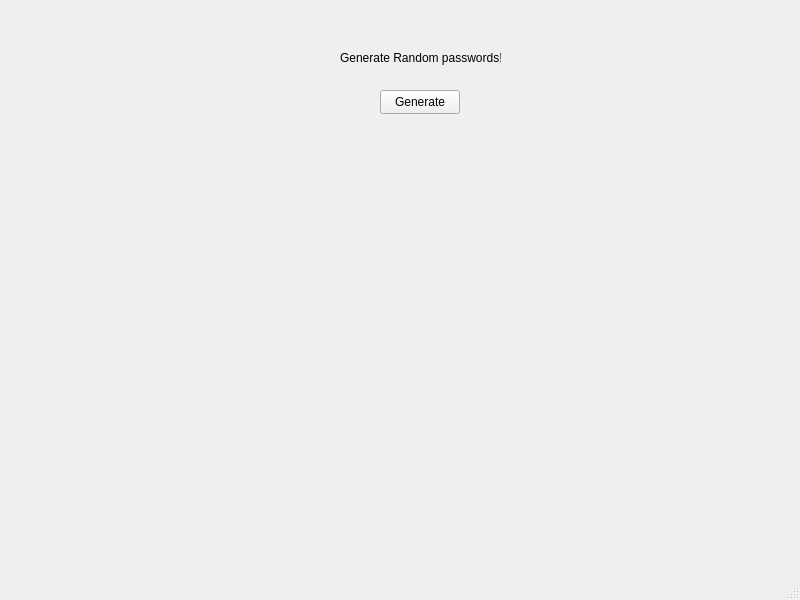
<?xml version="1.0" encoding="UTF-8"?>
<ui version="4.0">
 <class>MainWindow</class>
 <widget class="QMainWindow" name="MainWindow">
  <property name="geometry">
   <rect>
    <x>0</x>
    <y>0</y>
    <width>800</width>
    <height>600</height>
   </rect>
  </property>
  <property name="windowTitle">
   <string>MainWindow</string>
  </property>
  <widget class="QWidget" name="centralwidget">
   <widget class="QPushButton" name="pushButton">
    <property name="geometry">
     <rect>
      <x>380</x>
      <y>90</y>
      <width>80</width>
      <height>24</height>
     </rect>
    </property>
    <property name="text">
     <string>Generate</string>
    </property>
   </widget>
   <widget class="QLabel" name="label">
    <property name="geometry">
     <rect>
      <x>340</x>
      <y>50</y>
      <width>161</width>
      <height>16</height>
     </rect>
    </property>
    <property name="text">
     <string>Generate Random passwords!</string>
    </property>
   </widget>
   <widget class="QLabel" name="label_2">
    <property name="geometry">
     <rect>
      <x>290</x>
      <y>230</y>
      <width>271</width>
      <height>71</height>
     </rect>
    </property>
    <property name="text">
     <string/>
    </property>
   </widget>
  </widget>
  <widget class="QMenuBar" name="menubar">
   <property name="geometry">
    <rect>
     <x>0</x>
     <y>0</y>
     <width>800</width>
     <height>21</height>
    </rect>
   </property>
  </widget>
  <widget class="QStatusBar" name="statusbar"/>
 </widget>
 <resources/>
 <connections/>
</ui>
